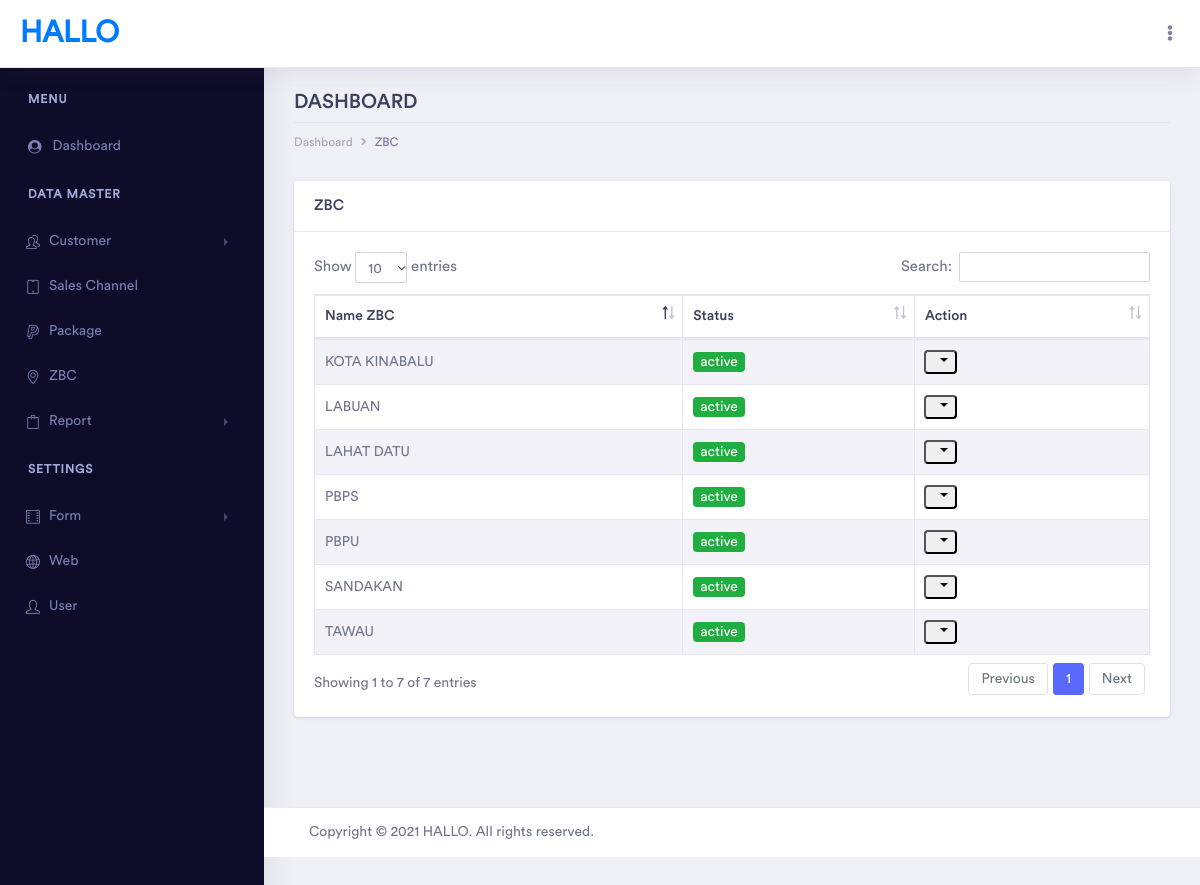
/admin/ZBC (signed in), run on the app's committed database.
### tables this page shows
CREATE TABLE IF NOT EXISTS `web` (
`id_web` int(11) NOT NULL,
  `title` varchar(100) NOT NULL,
  `logo` varchar(100) NOT NULL
);

CREATE TABLE IF NOT EXISTS `zbc` (
`id_zbc` int(11) NOT NULL,
  `name_zbc` varchar(100) NOT NULL,
  `status_zbc` varchar(50) NOT NULL
);

### admin/zbc.php (the view, shortened to what this page needs)
<?php
include("../includes/koneksi.php");
$web = mysqli_query($db, "SELECT * FROM web WHERE id_web");
$output = mysqli_fetch_array($web);
?>
<!doctype html>
<html lang="en">
<head>
    <link rel="stylesheet" href="../assets/vendor/bootstrap/css/bootstrap.min.css">
    <link href="../assets/vendor/fonts/circular-std/style.css" rel="stylesheet">
    <link rel="stylesheet" href="../assets/libs/css/style.css">
    <link rel="stylesheet" href="../assets/vendor/fonts/fontawesome/css/fontawesome-all.css">
    <link rel="stylesheet" href="../assets/vendor/charts/morris-bundle/morris.css">
    <link rel="stylesheet" href="../assets/vendor/fonts/material-design-iconic-font/css/materialdesignicons.min.css">
    <link rel="stylesheet" type="text/css" href="../assets/vendor/datatables/css/dataTables.bootstrap4.css">
    <link rel="stylesheet" type="text/css" href="../assets/vendor/datatables/css/buttons.bootstrap4.css">
    <link rel="stylesheet" type="text/css" href="../assets/vendor/datatables/css/select.bootstrap4.css">
    <link rel="stylesheet" type="text/css" href="../assets/vendor/datatables/css/fixedHeader.bootstrap4.css">
    <link rel="stylesheet" href="../assets/vendor/fonts/simple-line-icons/css/simple-line-icons.css">
</head>
<body>
    <div class="dashboard-main-wrapper">
	    <div class="dashboard-header">
	        <nav class="navbar navbar-expand-lg bg-white fixed-top">
	            <a class="navbar-brand" href="././dashboard"><?php echo $output["title"]; ?></a>
	            <div class="collapse navbar-collapse " id="navbarSupportedContent">
	                <ul class="navbar-nav ml-auto navbar-right-top">
	                    <?php include("include/menu.php"); ?>
	                </ul>
	            </div>
	        </nav>
	    </div>
	    <div class="nav-left-sidebar sidebar-dark">
	        <div class="menu-list">
	            <nav class="navbar navbar-expand-lg navbar-light">
	                <div class="collapse navbar-collapse" id="navbarNav">
	                                <?php include("include/sidebar.php"); ?>
	                </div>
	        </div>
	    </div>
	    <div class="dashboard-wrapper">
	        <div class="dashboard-influence">
	            <div class="container-fluid dashboard-content">
	                <div class="row">
	                    <div class="col-xl-12 col-lg-12 col-md-12 col-sm-12 col-12">
	                        <div class="page-header">
	                            <h3 class="mb-2">DASHBOARD</h3>
	                            <div class="page-breadcrumb">
	                                <nav aria-label="breadcrumb">
	                                    <ol class="breadcrumb">
	                                        <li class="breadcrumb-item"><a href="././dashboard" class="breadcrumb-link">Dashboard</a></li>
                                            <li class="breadcrumb-item active" aria-current="page">ZBC</li>
	                                    </ol>
	                                </nav>
	                            </div>
	                        </div>
	                    </div>
	                </div>
                        <div class="row">
                    <div class="col-xl-12 col-lg-12 col-md-12 col-sm-12 col-12">
                        <div class="card">
                            <h5 class="card-header">ZBC</h5>
                            <div class="card-body">
                                <div class="table-responsive">
                                    <table class="table table-striped table-bordered first">
                                        <thead>
                                            <tr>
                                                <th>Name ZBC</th>
                                                <th>Status</th>
                                                <th>Action</th>
                                            </tr>
                                        </thead>
                                        <tbody>
      <?php
        $zbc = mysqli_query ($db, "SELECT * FROM zbc ORDER BY id_zbc DESC");
                while ($hasilz = mysqli_fetch_array ($zbc)){
                            ?>
                                            <tr>
                                                <td><?php echo $hasilz['name_zbc']; ?></td>
                                                <td><?php if($hasilz['status_zbc'] == 'active'){
                                                    echo "<span class='badge badge-success'>$hasilz[status_zbc]</span>";
                                                }
                                                    elseif ($hasilz['status_zbc'] == 'non active') {
                                                        echo "<span class='badge badge-warning'>$hasilz[status_zbc]</span>";
                                                    }
                                                    ?></td>
                                                <td>
        <div class="input-group-append be-addon">
                                                    <button type="button" data-toggle="dropdown" class="badge btn-default dropdown-toggle">&nbsp;</button>
                                                </div>
												</td>
                                            </tr>
                                       <?php
                        }
                    ?>
                                        </tbody>
                                    </table>
                                </div>
                            </div>
                        </div>
                    </div>
	                                </div>
	                            </div>
	                            <?php include("include/footer.php"); ?>

### admin/include/footer.php (shortened to what this page needs)
	                            <div class="footer">
	                                <div class="container-fluid">
	                                    <div class="row">
	                                        <div class="col-xl-6 col-lg-6 col-md-6 col-sm-12 col-12">
	                                           Copyright © 2021 <?php echo $output["title"]; ?>. All rights reserved.
	                                        </div>
	                                    </div>
	                                </div>
	                            </div>
	                        </div>
	                    </div>
<?php
exit(); ?>

### data on the page
web: title "HALLO"
zbc: name_zbc "TAWAU", status_zbc "active"
zbc: name_zbc "SANDAKAN", status_zbc "active"
zbc: name_zbc "LAHAT DATU", status_zbc "active"
zbc: name_zbc "PBPS", status_zbc "active"
zbc: name_zbc "PBPU", status_zbc "active"
zbc: name_zbc "LABUAN", status_zbc "active"
zbc: name_zbc "KOTA KINABALU", status_zbc "active"
